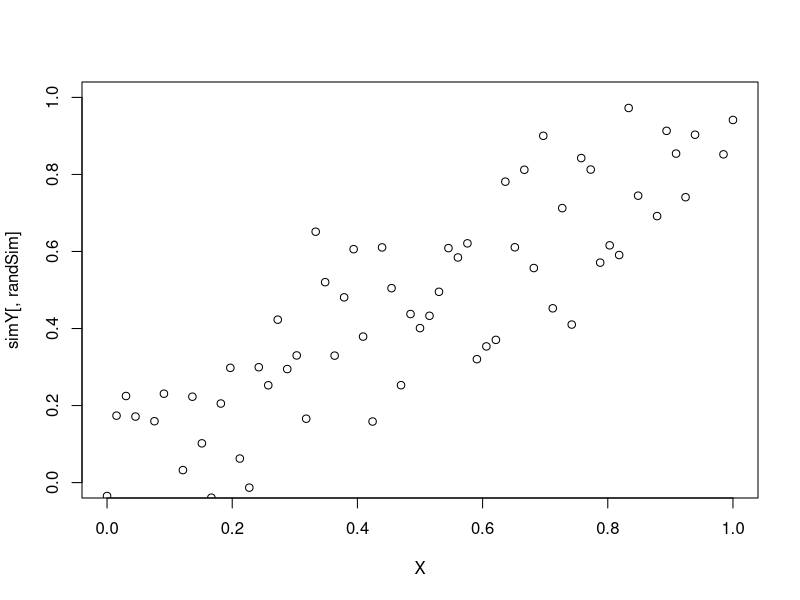

Write R code to recreate this figure. (Note: this script raises an error after producing the figure.)
#########################################
############# Unknown Slope #############
#########################################


mean_beta0 = 1 # slope of null model
mean_beta1 = 1 / 2 # slope of alternative model
var_mean0 = 0.005; var_mean1 = var_mean0; # variance on beta
var_e = 0.025 # variance on error

xmin = 0 
xmax = 1 

f0 = function(x) mean_beta0 * x # null regression model
f1 = function(x) mean_beta1 * x # alternative regression model

N = 67
type = c(1, 1)
p = 1


library(mvtnorm)
numSims = 1000

model_evidence = function(Y, X, mean_beta, var_mean, var_e){
  # Y is a vector
  # X is a matrix
  # var_mean is a matrix
  # var_e is a scalar
  N = length(Y)
  marginaly_mean = X %*% mean_beta
  marginaly_var = diag(rep(var_e, N)) + (X %*% var_mean %*% t(X))
  return(dmvnorm(Y, mean = marginaly_mean, sigma = marginaly_var, log = FALSE))
}


simulateY = function(X, mean_beta, var_mean, var_e, numSims, plotrandsim = FALSE, dim = 1){
  Y = matrix(rep(NA, N * numSims), N, numSims) # each column is a separate simulation
  for(j in 1:numSims){
    if (dim == 1){
      beta = rnorm(n = 1, mean = mean_beta, sd = sqrt(var_mean))
    }else {
      beta = t(rmvnorm(n = 1, mean = mean_beta, sigma = var_mean))
    }
    for(i in 1:N){
      Y[i, j] = rnorm(n = 1, mean = X[i, ] %*% beta, sd = sqrt(var_e))
    }
  }
  if(plotrandsim == TRUE){
    randSim = sample(1:numSims, 1)
    plot(Y[ , randSim] ~ X)
  }
  return(Y)
}

# testing - it works fine! :D
D_space = seq(xmin, xmax, length.out = N)
X = as.matrix(D_space)

simY = simulateY(X, mean_beta = mean_beta0, var_mean0, var_e, numSims)
randSim = sample(1:numSims, 1); plot(simY[ , randSim] ~ X, xlim = c(0, 1), ylim = c(0, 1))

simPostH0 = rep(NA, numSims)
simPostH1 = rep(NA, numSims)
simBF01 = rep(NA, numSims)

for(j in 1:numSims){
  Y = simY[, j]
  # get model evidences
  simEvidenceH0 = model_evidence(Y, X, mean_beta0, var_mean0, var_e)
  simEvidenceH1 = model_evidence(Y, X, mean_beta1, var_mean1, var_e)
  # calculate posterior probabilities of models
  simPostH0[j] = simEvidenceH0 / (simEvidenceH0 + simEvidenceH1)
  simPostH1[j] = simEvidenceH1 / (simEvidenceH0 + simEvidenceH1)
  # calculate bayes factor
  simBF01[j] = simPostH0[j] / simPostH1[j]
}
expected_postH0 = mean(simPostH0)
expected_postH1 = mean(simPostH1)
expected_BF01 = mean(simBF01)
expected_BF01

###

simY2 = simulateY2(X, mean_beta = mean_beta0, var_mean0, var_e, numSims, dim = 1)
randSim = sample(1:numSims, 1); plot(simY2[ , randSim] ~ X, xlim = c(0, 1), ylim = c(0, 1))

sim2PostH0 = rep(NA, numSims)
sim2PostH1 = rep(NA, numSims)
sim2BF01 = rep(NA, numSims)

for(j in 1:numSims){
  Y = simY2[, j]
  # get model evidences
  simEvidenceH0 = model_evidence(Y, X, mean_beta0, var_mean0, var_e)
  simEvidenceH1 = model_evidence(Y, X, mean_beta1, var_mean1, var_e)
  # calculate posterior probabilities of models
  sim2PostH0[j] = simEvidenceH0 / (simEvidenceH0 + simEvidenceH1)
  sim2PostH1[j] = simEvidenceH1 / (simEvidenceH0 + simEvidenceH1)
  # calculate bayes factor
  sim2BF01[j] = sim2PostH0[j] / sim2PostH1[j]
}
expected_postH0_2 = mean(sim2PostH0)
expected_postH1_2 = mean(sim2PostH1)
expected_BF01_2 = mean(sim2BF01)
expected_BF01_2




##################################
############# Linear #############
##################################

mean_beta0 = c(0, 1) # slope of null model
mean_beta1 = c(0, 1/2) # slope of alternative model
var_mean0 = diag(c(0.005, 0.005)); var_mean1 = var_mean0 # variance on beta
var_e = 0.025 # variance on error
xmin = 0
xmax = 1 
f0 = function(x) mean_beta0[1] + mean_beta0[2] * x # null regression model
f1 = function(x) mean_beta1[1] + mean_beta1[2] * x # alternative regression model
N = 67
type = c(2, 2)
p = 2

X = cbind(rep(1, N), D_space)

simY = simulateY(X, mean_beta = mean_beta0, var_mean = var_mean0, var_e, numSims, dim = 2)
randSim = sample(1:numSims, 1); plot(simY[ , randSim] ~ D_space, xlim = c(0, 1), ylim = c(0, 1))

simPostH0 = rep(NA, numSims)
simPostH1 = rep(NA, numSims)
simBF01 = rep(NA, numSims)

for(j in 1:numSims){
  Y = simY[, j]
  # get model evidences
  simEvidenceH0 = model_evidence(Y, X, mean_beta0, var_mean0, var_e)
  simEvidenceH1 = model_evidence(Y, X, mean_beta1, var_mean1, var_e)
  # calculate posterior probabilities of models
  simPostH0[j] = simEvidenceH0 / (simEvidenceH0 + simEvidenceH1)
  simPostH1[j] = simEvidenceH1 / (simEvidenceH0 + simEvidenceH1)
  # calculate bayes factor
  simBF01[j] = simPostH0[j] / simPostH1[j]
}
expected_postH0 = mean(simPostH0)
expected_postH1 = mean(simPostH1)
expected_BF01 = mean(simBF01)
expected_BF01

#

X2 = cbind(rep(1, N), D_space)

simY = simulateY(X2, mean_beta = mean_beta1, var_mean = var_mean1, var_e, numSims, dim = 2)
randSim = sample(1:numSims, 1); plot(simY[ , randSim] ~ D_space, xlim = c(0, 1), ylim = c(0, 1))

sim2PostH0 = rep(NA, numSims)
sim2PostH1 = rep(NA, numSims)
sim2BF01 = rep(NA, numSims)

for(j in 1:numSims){
  Y = simY[, j]
  # get model evidences
  simEvidenceH0 = model_evidence(Y, X2, mean_beta0, var_mean0, var_e)
  simEvidenceH1 = model_evidence(Y, X2, mean_beta1, var_mean1, var_e)
  # calculate posterior probabilities of models
  sim2PostH0[j] = simEvidenceH0 / (simEvidenceH0 + simEvidenceH1)
  sim2PostH1[j] = simEvidenceH1 / (simEvidenceH0 + simEvidenceH1)
  # calculate bayes factor
  sim2BF01[j] = sim2PostH0[j] / sim2PostH1[j]
}

expected_postH0_2 = mean(sim2PostH0)
expected_postH1_2 = mean(sim2PostH1)
expected_BF01_2 = mean(sim2BF01)
expected_BF01_2


# graphs n stuf

hyp = c(rep("H0", numSims), rep("H1", numSims))
postH0 = c(simPostH0, sim2PostH0)
postH1 = c(simPostH1, sim2PostH1)
BF01 = c(simBF01, sim2BF01)
df = data.frame("hyp" = hyp, "postH0" = postH0, "postH1" = postH1, "BF01" = BF01)
agg_postH0 = aggregate(df$postH0, by = list(hyp = df$hyp), 
                       FUN = function(x) c(mean = mean(x), sd = sd(x), n = length(x)))
agg_postH0 = do.call(data.frame, agg_postH0)
colnames(agg_postH0) = c("hyp", "mean", "sd", "n")
agg_postH0$se = agg_postH0$sd / sqrt(agg_postH0$n)
agg_postH0$names = c("X1", "X2")
upperlim <- max(agg_postH0$mean) + agg_postH0[agg_postH0$mean == max(agg_postH0$mean), "se"] * 3

barCenters <- barplot(height = agg_postH0$mean,
                      names.arg = agg_postH0$names,
                      beside = true, las = 2,
                      ylim = c(0, upperlim),
                      cex.names = 0.75, xaxt = "n",
                      main = "E[P(Hi | Y) | Hj] for different Hj",
                      ylab = "E[P(Hi | Y) | Hj]",
                      border = "black", axes = TRUE)

# Specify the groupings. We use srt = 45 for a
# 45 degree string rotation
text(x = barCenters, y = par("usr")[3] - 1, srt = 45,
     adj = 1, labels = agg_postH0$names, xpd = TRUE)

segments(barCenters, agg_postH0$mean - agg_postH0$se * 2, barCenters,
         agg_postH0$mean + agg_postH0$se * 2, lwd = 1.5)

arrows(barCenters, agg_postH0$mean - agg_postH0$se * 2, barCenters,
       agg_postH0$mean + agg_postH0$se * 2, lwd = 1.5, angle = 90,
       code = 3, length = 0.05)






#####################################
############# Quadratic #############
#####################################

mean_beta0 = c(1, 0) # slope of null model
mean_beta1 = c(1, 4, -4) # slope of alternative model
var_mean0 = diag(c(0.005, 0.005)) # variance on beta0
var_mean1 = diag(c(0.005, 0.005, 0.005)) # variance on beta1
var_e = 0.025 # variance on error
xmin = 0
xmax = 1
f0 = function(x) mean_beta0[1] + mean_beta0[2] * x # null regression model
f1 = function(x) mean_beta1[1] + mean_beta1[2] * x + mean_beta1[3] * x^2 # alternative regression model
N = 50
type = c(2, 3)
p = 3

D_space = seq(xmin, xmax, length.out = N)
X = cbind(rep(1, N), D_space, D_space^2)

simY = simulateY(X, mean_beta = mean_beta1, var_mean = var_mean1, var_e, numSims, dim = 3)
randSim = sample(1:numSims, 1); plot(simY[ , randSim] ~ D_space)
randSim = sample(1:numSims, 1); plot(simY[ , randSim] ~ D_space, xlim = c(0, 1), ylim = c(0, 1))

sim2PostH0 = rep(NA, numSims)
sim2PostH1 = rep(NA, numSims)
sim2BF01 = rep(NA, numSims)

for(j in 1:numSims){
  Y = simY[, j]
  # get model evidences
  simEvidenceH0 = model_evidence(Y, X, mean_beta0, var_mean0, var_e)
  simEvidenceH1 = model_evidence(Y, X, mean_beta1, var_mean1, var_e)
  # calculate posterior probabilities of models
  sim2PostH0[j] = simEvidenceH0 / (simEvidenceH0 + simEvidenceH1)
  sim2PostH1[j] = simEvidenceH1 / (simEvidenceH0 + simEvidenceH1)
  # calculate bayes factor
  sim2BF01[j] = sim2PostH0[j] / sim2PostH1[j]
}

expected_postH0_2 = mean(sim2PostH0)
expected_postH1_2 = mean(sim2PostH1)
expected_BF01_2 = mean(sim2BF01)
expected_BF01_2






